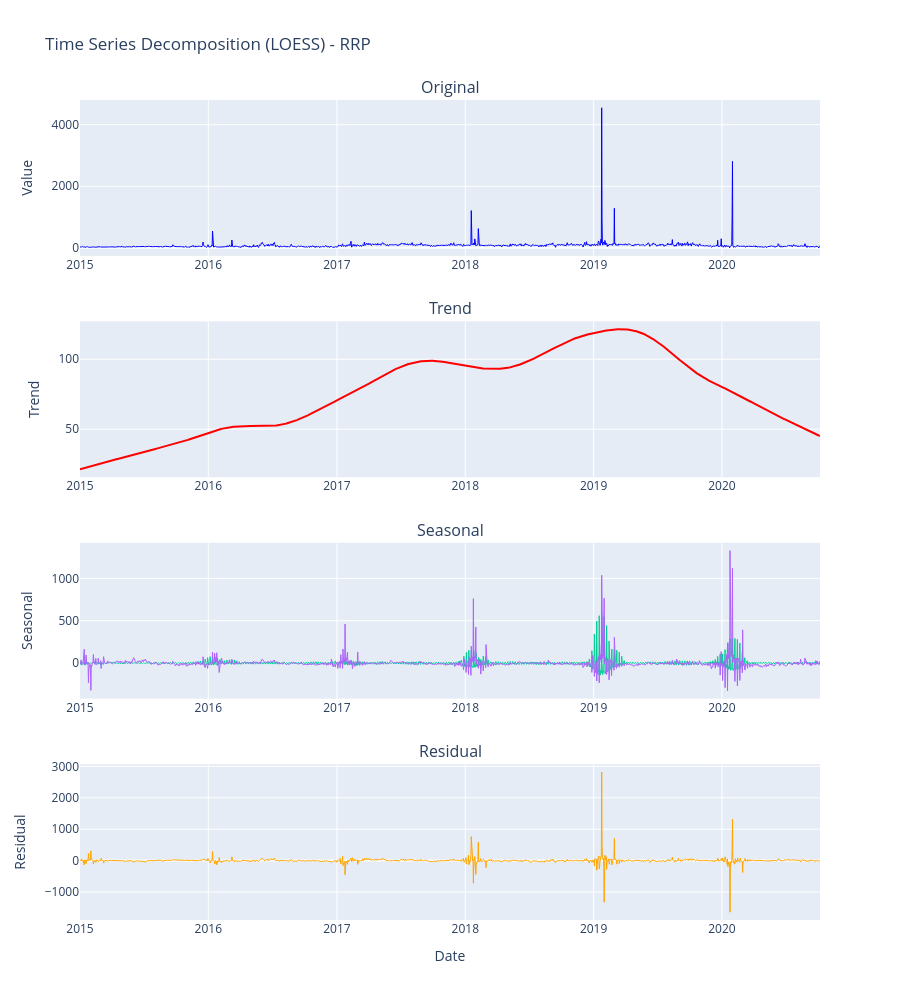

Here is the notebook cell this chart was saved with:
### Code cell
# Plot RRP decomposition
rrp_decomp_fig = plot_time_series_decomposition(rrp_decomposition, "RRP")
rrp_decomp_fig.show()

### Figure 1 — Plotly figure (JSON) as saved in the notebook; plotly's stock layout.template omitted (floating-point values rounded to 4 significant figures; data arrays with more than 128 entries replaced by an {"elided": "..."} marker saying what was removed)
{"data": [{"line": {"color": "blue", "width": 1}, "mode": "lines", "name": "Original", "showlegend": false, "type": "scatter", "x": {"elided": "2106 str values"}, "xaxis": "x", "y": {"elided": "2106 float values"}, "yaxis": "y"}, {"line": {"color": "red", "width": 2}, "mode": "lines", "name": "Trend", "showlegend": false, "type": "scatter", "x": {"elided": "2106 str values"}, "xaxis": "x2", "y": {"elided": "2106 float values"}, "yaxis": "y2"}, {"line": {"width": 1}, "mode": "lines", "name": "seasonal_7", "showlegend": true, "type": "scatter", "x": {"elided": "2106 str values"}, "xaxis": "x3", "y": {"elided": "2106 float values"}, "yaxis": "y3"}, {"line": {"width": 1}, "mode": "lines", "name": "seasonal_365", "showlegend": true, "type": "scatter", "x": {"elided": "2106 str values"}, "xaxis": "x3", "y": {"elided": "2106 float values"}, "yaxis": "y3"}, {"line": {"color": "orange", "width": 1}, "mode": "lines", "name": "Residual", "showlegend": false, "type": "scatter", "x": {"elided": "2106 str values"}, "xaxis": "x4", "y": {"elided": "2106 float values"}, "yaxis": "y4"}], "layout": {"annotations": [{"font": {"size": 16}, "showarrow": false, "text": "Original", "x": 0.5, "xanchor": "center", "xref": "paper", "y": 1, "yanchor": "bottom", "yref": "paper"}, {"font": {"size": 16}, "showarrow": false, "text": "Trend", "x": 0.5, "xanchor": "center", "xref": "paper", "y": 0.73, "yanchor": "bottom", "yref": "paper"}, {"font": {"size": 16}, "showarrow": false, "text": "Seasonal", "x": 0.5, "xanchor": "center", "xref": "paper", "y": 0.46, "yanchor": "bottom", "yref": "paper"}, {"font": {"size": 16}, "showarrow": false, "text": "Residual", "x": 0.5, "xanchor": "center", "xref": "paper", "y": 0.19, "yanchor": "bottom", "yref": "paper"}], "height": 1000, "hovermode": "x unified", "showlegend": false, "title": {"text": "Time Series Decomposition (LOESS) - RRP"}, "xaxis": {"anchor": "y", "domain": [0, 1]}, "xaxis2": {"anchor": "y2", "domain": [0, 1]}, "xaxis3": {"anchor": "y3", "domain": [0, 1]}, "xaxis4": {"anchor": "y4", "domain": [0, 1], "title": {"text": "Date"}}, "yaxis": {"anchor": "x", "domain": [0.81, 1], "title": {"text": "Value"}}, "yaxis2": {"anchor": "x2", "domain": [0.54, 0.73], "title": {"text": "Trend"}}, "yaxis3": {"anchor": "x3", "domain": [0.27, 0.46], "title": {"text": "Seasonal"}}, "yaxis4": {"anchor": "x4", "domain": [0, 0.19], "title": {"text": "Residual"}}}}
